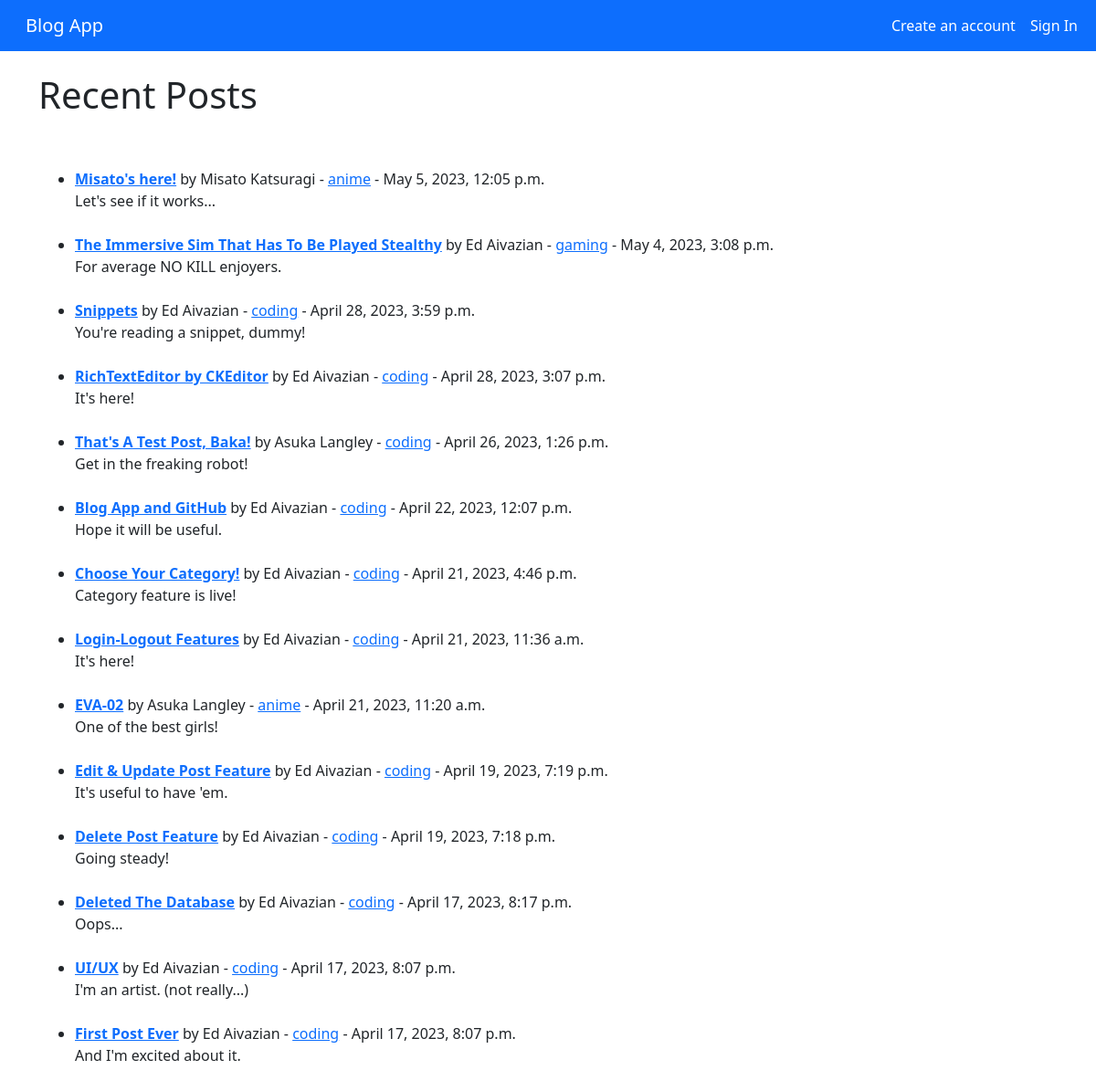
The page / on the database its author committed.
### blogs/models.py (models this page shows, shortened)
class Post(models.Model):
    category = models.CharField(max_length=100, default='it') # категория поста со значением "IT" по умолчанию
    header_image = models.ImageField(null=True,
                                     blank=True,
                                     upload_to='images/')
    snippet = models.CharField(max_length=100)
    title = models.CharField(max_length=100) # название поста
    title_tag = models.CharField(max_length=100, default='Blog App')
    author = models.ForeignKey(User, on_delete=models.CASCADE) # при удалении темы, все записи по теме также удаляются - это каскадное удаление
    body = RichTextField(blank=True, null=True) # "богатое" поле для написания поста
    date_added = models.DateTimeField(auto_now_add=True)
    likes = models.ManyToManyField(User, related_name='blog_posts') # кнопка лайка

### blogs/views.py (the view)
class HomeView(ListView):
    model = Post
    template_name = 'home.html'
    categories = Category.objects.all()
    ordering = ['-id'] # минус выводит посты на домашней странице в обратном порядке: от самого нового к самому старому
    def get_context_data(self, *args, **kwargs):
        category_menu = Category.objects.all() # достаёт все названия категорий из Category.models.py
        context = super(HomeView, self).get_context_data(*args, **kwargs)
        context ['category_menu'] = category_menu
        return context

### blogs/templates/home.html (shortened to what this page needs)
{% extends "base.html" %}
{% block content %}
<h1>Recent Posts</h1>
<br/><br/>
<ul>
{% for post in object_list %}
    <li><a href="{% url 'article-detail' post.pk %}"><strong>{{ post.title }}</strong></a> by
        {{ post.author.first_name }}
        {{ post.author.last_name}} -
        <a href="{% url 'category' post.category|slugify %}">{{ post.category }}</a>
        - {{ post.date_added }}
        <br/>
        {{ post.snippet }}
        <br/><br/>
    </li>
{% endfor %}
</ul>
{% endblock content %}

### rows shown on the page
Post: title "Misato's here!", author.first_name "Misato", author.last_name "Katsuragi", category "anime", date_added "May 5, 2023, 12:05 p.m.", snippet "Let's see if it works..."
Post: title "The Immersive Sim That Has To Be Played Stealthy", author.first_name "Ed", author.last_name "Aivazian", category "gaming", date_added "May 4, 2023, 3:08 p.m.", snippet "For average NO KILL enjoyers."
Post: title "Snippets", author.first_name "Ed", author.last_name "Aivazian", category "coding", date_added "April 28, 2023, 3:59 p.m.", snippet "You're reading a snippet, dummy!"
Post: title "RichTextEditor by CKEditor", author.first_name "Ed", author.last_name "Aivazian", category "coding", date_added "April 28, 2023, 3:07 p.m.", snippet "It's here!"
Post: title "That's A Test Post, Baka!", author.first_name "Asuka", author.last_name "Langley", category "coding", date_added "April 26, 2023, 1:26 p.m.", snippet "Get in the freaking robot!"
Post: title "Blog App and GitHub", author.first_name "Ed", author.last_name "Aivazian", category "coding", date_added "April 22, 2023, 12:07 p.m.", snippet "Hope it will be useful."
Post: title "Choose Your Category!", author.first_name "Ed", author.last_name "Aivazian", category "coding", date_added "April 21, 2023, 4:46 p.m.", snippet "Category feature is live!"
Post: title "Login-Logout Features", author.first_name "Ed", author.last_name "Aivazian", category "coding", date_added "April 21, 2023, 11:36 a.m.", snippet "It's here!"
Post: title "EVA-02", author.first_name "Asuka", author.last_name "Langley", category "anime", date_added "April 21, 2023, 11:20 a.m.", snippet "One of the best girls!"
Post: title "Edit & Update Post Feature", author.first_name "Ed", author.last_name "Aivazian", category "coding", date_added "April 19, 2023, 7:19 p.m.", snippet "It's useful to have 'em."
Post: title "Delete Post Feature", author.first_name "Ed", author.last_name "Aivazian", category "coding", date_added "April 19, 2023, 7:18 p.m.", snippet "Going steady!"
Post: title "Deleted The Database", author.first_name "Ed", author.last_name "Aivazian", category "coding", date_added "April 17, 2023, 8:17 p.m.", snippet "Oops..."
Post: title "UI/UX", author.first_name "Ed", author.last_name "Aivazian", category "coding", date_added "April 17, 2023, 8:07 p.m.", snippet "I'm an artist. (not really...)"
Post: title "First Post Ever", author.first_name "Ed", author.last_name "Aivazian", category "coding", date_added "April 17, 2023, 8:07 p.m.", snippet "And I'm excited about it."
